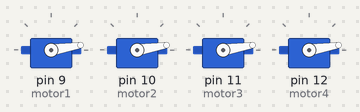
This sketch was run on a simulated Arduino Uno, built with avr-gcc and run on an emulated ATmega328P. On the bench: 4 × servo. At 2.0 s the program stops and its outputs stay as they are.

Above: at 0.15 s.
At 1.07 s:
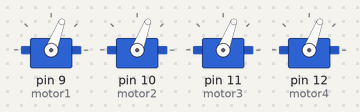
At 1.68 s:
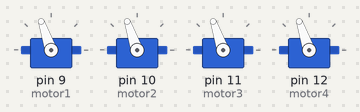
At 2.1 s:
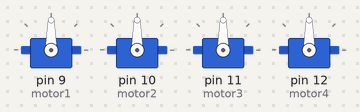
Timing chart, 0 to 3.5 s (numbered marks = the images above):
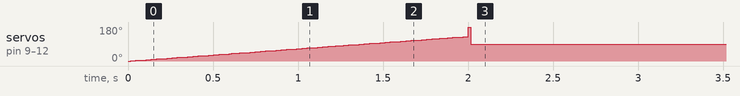

Measured:
- by itself, servo on pin 9 (motor1), servo on pin 10 (motor2), servo on pin 11 (motor3), servo on pin 12 (motor4): rises from 0° to 180° in 2.0 s, then falls to 90° in 0.02 s

The sketch:

4_servo_motors1.ino
```cpp
#include <Servo.h>

Servo motor1;
Servo motor2;
Servo motor3;
Servo motor4;

void setup() {
  motor1.attach(9);
  motor2.attach(10);
  motor3.attach(11);
  motor4.attach(12);
}

void loop() {

  // Sweep لمدة ثانيتين
  unsigned long startTime = millis();

  while (millis() - startTime < 2000) {

    // من 0 إلى 180 درجة
    for (int angle = 0; angle <= 180; angle++) {
      motor1.write(angle);
      motor2.write(angle);
      motor3.write(angle);
      motor4.write(angle);

      delay(15);

      if (millis() - startTime >= 2000) {
        break;
      }
    }

    // من 180 إلى 0 درجة
    for (int angle = 180; angle >= 0; angle--) {
      motor1.write(angle);
      motor2.write(angle);
      motor3.write(angle);
      motor4.write(angle);

      delay(15);

      if (millis() - startTime >= 2000) {
        break;
      }
    }
  }

  // بعد انتهاء الـ Sweep
  // تثبيت جميع المحركات عند 90 درجة
  motor1.write(90);
  motor2.write(90);
  motor3.write(90);
  motor4.write(90);

  // منع إعادة تشغيل الـ Sweep
  while (true) {
  }
}
```
